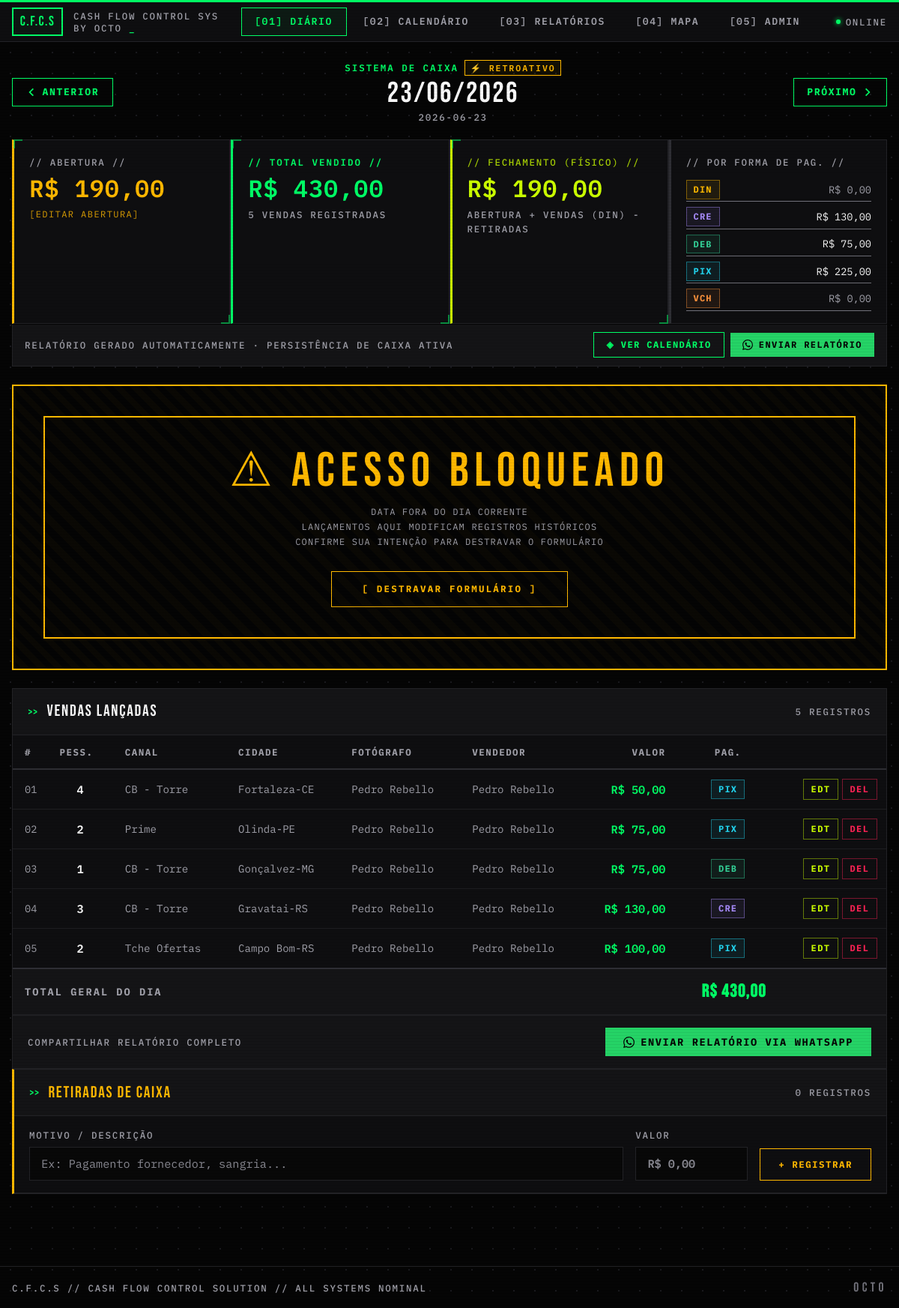
The page /dia/2026-06-23 on the database its author committed.
### tables this page shows
CREATE TABLE caixa_diario (
                data            DATE    PRIMARY KEY,
                abertura_caixa  REAL    NOT NULL DEFAULT 0.0,
                fechamento_caixa REAL   NOT NULL DEFAULT 0.0
            );

CREATE TABLE vendas (
                id              INTEGER PRIMARY KEY AUTOINCREMENT,
                data_venda      DATE    NOT NULL,
                num_pessoas     INTEGER NOT NULL DEFAULT 1,
                canal_venda     TEXT    NOT NULL DEFAULT '',
                cidade_origem   TEXT    NOT NULL DEFAULT '',
                fotografo       TEXT    NOT NULL DEFAULT '',
                vendedor        TEXT    NOT NULL DEFAULT '',
                valor_venda     REAL    NOT NULL DEFAULT 0.0,
                forma_pagamento TEXT    NOT NULL DEFAULT 'DIN'
            , hora_venda TEXT NOT NULL DEFAULT '');

### rotas/diario.py (the view)
@bp.route("/dia/<data>", methods=["GET"])
def pagina_diario(data):
    if not validar_data(data):
        return redirect(url_for("diario.index"))
    caixa = get_or_create_caixa(data)
    vendas = get_vendas_do_dia(data)
    retiradas = get_retiradas_do_dia(data)
    subtotais = get_subtotais(data)
    total_dia = sum(v["valor_venda"] for v in vendas)
    recalc_fechamento(data)
    caixa = get_or_create_caixa(data)  # Recarregar após recálculo
    canais = get_config("canal")
    cidades = get_config("cidade")
    equipe = get_config("equipe")
    whatsapp_numero = get_whatsapp_numero()
    d = datetime.strptime(data, "%Y-%m-%d").date()
    prev_day = (d - timedelta(days=1)).isoformat()
    next_day = (d + timedelta(days=1)).isoformat()
    today = date.today().isoformat()
    return render_template(
        "diario.html",
        data=data,
        data_fmt=d.strftime("%d/%m/%Y"),
        caixa=caixa,
        vendas=vendas,
        retiradas=retiradas,
        subtotais=subtotais,
        total_dia=total_dia,
        canais=canais,
        cidades=cidades,
        equipe=equipe,
        prev_day=prev_day,
        next_day=next_day,
        today=today,
        formas=["DIN", "CRE", "DEB", "PIX", "VCH"],
        whatsapp_numero=whatsapp_numero,
    )

### templates/diario.html (shortened to what this page needs)
{% extends "base.html" %}
{% block content %}
<div class="fade-in" style="display: flex; align-items: center; justify-content: space-between; margin-bottom: 1.25rem; gap: 1rem;">
  <a href="/dia/{{ prev_day }}" class="btn btn-ghost" style="padding: 0.5rem 1.1rem;">
    <svg xmlns="http://www.w3.org/2000/svg" style="width:14px;height:14px;" fill="none" viewBox="0 0 24 24" stroke="currentColor" stroke-width="3">
      <path stroke-linecap="square" stroke-linejoin="miter" d="M15 19l-7-7 7-7"/>
    </svg>
    ANTERIOR
  </a>
  <div style="text-align: center; flex: 1;">
    <div class="sys-label" style="margin-bottom: 0.3rem; justify-content: center; display: flex; align-items: center; gap: 0.5rem;">
      SISTEMA DE CAIXA
      {% if data == today %}
        <span style="border: 1px solid var(--neon); padding: 0.05rem 0.4rem; font-size: 0.72rem; background: rgba(0,255,102,0.08);">● HOJE</span>
      {% else %}
        <span style="border: 1px solid var(--warn); color: var(--warn); padding: 0.05rem 0.4rem; font-size: 0.72rem; background: rgba(255,184,0,0.06);">⚡ RETROATIVO</span>
      {% endif %}
    </div>
    <div class="display" style="font-size: 2.4rem; letter-spacing: 0.06em; color: var(--txt); line-height: 1;">{{ data_fmt }}</div>
    <div class="sys-label-dim" style="margin-top: 0.2rem;">{{ data }}</div>
  </div>
  <a href="/dia/{{ next_day }}" class="btn btn-ghost" style="padding: 0.5rem 1.1rem;">
    PRÓXIMO
    <svg xmlns="http://www.w3.org/2000/svg" style="width:14px;height:14px;" fill="none" viewBox="0 0 24 24" stroke="currentColor" stroke-width="3">
      <path stroke-linecap="square" stroke-linejoin="miter" d="M9 5l7 7-7 7"/>
    </svg>
  </a>
</div>
<div style="display: grid; grid-template-columns: repeat(4, 1fr); gap: 1px; margin-bottom: 1px; background: var(--bd);" class="fade-in">
  <div class="card bracketed" style="padding: 1.25rem 1.25rem 1rem; border-left: 3px solid var(--warn); background: var(--s1);">
    <div class="sys-label-dim" style="margin-bottom: 0.6rem;">// ABERTURA //</div>
    <div class="metric-value money-warn" style="font-size: 2rem;">
      R$ {{ "%.2f"|format(caixa.abertura_caixa) | replace('.', ',') }}
    </div>
    <button onclick="toggleAberturaForm()" style="margin-top: 0.6rem; background: transparent; border: none; color: var(--warn); font-family: 'IBM Plex Mono'; font-size: 0.75rem; letter-spacing: 0.12em; text-transform: uppercase; cursor: pointer; padding: 0; opacity: 0.85;">
      [EDITAR ABERTURA]
    </button>
  </div>
  <div class="card bracketed" style="padding: 1.25rem 1.25rem 1rem; border-left: 3px solid var(--neon); background: var(--s1);">
    <div class="sys-label" style="margin-bottom: 0.6rem;">// TOTAL VENDIDO //</div>
    <div class="metric-value money" style="font-size: 2rem;">
      R$ {{ "%.2f"|format(total_dia) | replace('.', ',') }}
    </div>
    <div class="sys-label-dim" style="margin-top: 0.6rem;">
      {{ vendas|length }} VENDA{% if vendas|length != 1 %}S{% endif %} REGISTRADA{% if vendas|length != 1 %}S{% endif %}
    </div>
  </div>
  <div class="card bracketed" style="padding: 1.25rem 1.25rem 1rem; border-left: 3px solid var(--acid); background: var(--s1);">
    <div class="sys-label-dim" style="margin-bottom: 0.6rem; color: var(--acid); opacity: 0.8;">// FECHAMENTO (FÍSICO) //</div>
    <div class="metric-value money-acid" style="font-size: 2rem;">
      R$ {{ "%.2f"|format(caixa.fechamento_caixa) | replace('.', ',') }}
    </div>
    <div class="sys-label-dim" style="margin-top: 0.6rem;">ABERTURA + VENDAS (DIN) - RETIRADAS</div>
  </div>
  <div class="card" style="padding: 1.25rem 1.25rem 1rem; border-left: 3px solid var(--bd2); background: var(--s1);">
    <div class="sys-label-dim" style="margin-bottom: 0.75rem;">// POR FORMA DE PAG. //</div>
    <div style="display: flex; flex-direction: column; gap: 0.3rem;">
      {% for forma in formas %}
        {% set val = subtotais[forma] %}
        <div style="display: flex; align-items: center; justify-content: space-between; padding: 0.15rem 0; border-bottom: 1px solid var(--muted);">
          <span class="badge badge-{{ forma|lower }}">{{ forma }}</span>
          <span class="money-dim" style="font-size: 0.85rem; {% if val > 0 %}color: var(--txt);{% endif %}">
            R$ {{ "%.2f"|format(val) | replace('.', ',') }}
          </span>
        </div>
      {% endfor %}
    </div>
  </div>
</div>
<div style="display: flex; align-items: center; justify-content: space-between; gap: 1rem; padding: 0.65rem 1rem; background: var(--s2); border: 1px solid var(--bd); border-top: none; margin-bottom: 1.5rem;">
  <div class="sys-label-dim">
    RELATÓRIO GERADO AUTOMATICAMENTE · PERSISTÊNCIA DE CAIXA ATIVA
  </div>
  <div style="display: flex; gap: 0.5rem; align-items: center; flex-shrink: 0;">
    <a href="/mes" class="btn btn-ghost" style="padding: 0.45rem 1rem; font-size: 0.75rem;">◈ VER CALENDÁRIO</a>
    {% if whatsapp_numero %}
      <button type="button" onclick="abrirWhatsApp('{{ data }}')" class="btn btn-wa" style="padding: 0.45rem 1rem; font-size: 0.75rem;">
        ENVIAR RELATÓRIO
      </button>
    {% else %}
      <a href="/admin" class="btn btn-ghost" style="padding: 0.45rem 1rem; font-size: 0.75rem; border-color: var(--muted); color: var(--dim);">
        ⚠ CONF. WHATSAPP
      </a>
    {% endif %}
  </div>
</div>
<div id="lock-overlay" style="display: none; margin-bottom: 1.5rem;">
  <div style="background: rgba(5,5,5,0.97); border: 2px solid var(--warn); padding: 2.5rem; text-align: center; position: relative; overflow: hidden;">
    <div style="position: absolute; inset: 0; background: repeating-linear-gradient(45deg, transparent, transparent 10px, rgba(255,184,0,0.025) 10px, rgba(255,184,0,0.025) 20px); pointer-events: none;"></div>
    <div class="display" style="font-size: 4rem; letter-spacing: 0.12em; color: var(--warn); line-height: 1; position: relative;">
      ⚠ ACESSO BLOQUEADO
    </div>
    <div style="font-family: 'IBM Plex Mono'; font-size: 0.75rem; letter-spacing: 0.1em; text-transform: uppercase; color: var(--dim); margin: 0.75rem auto 1.75rem; max-width: 480px; line-height: 1.7; position: relative;">
      DATA FORA DO DIA CORRENTE<br/>
      LANÇAMENTOS AQUI MODIFICAM REGISTROS HISTÓRICOS<br/>
      CONFIRME SUA INTENÇÃO PARA DESTRAVAR O FORMULÁRIO
    </div>
    <button onclick="unlockForm()"
            class="btn btn-ghost-warn"
            style="font-size: 0.78rem; padding: 0.85rem 2.5rem; position: relative; letter-spacing: 0.18em;">
      [ DESTRAVAR FORMULÁRIO ]
    </button>
  </div>
</div>
<div class="card fade-in" style="animation-delay: 0.08s;">
  <div class="section-header">
    <span class="display" style="font-size: 1.35rem; letter-spacing: 0.08em; color: var(--txt);">VENDAS LANÇADAS</span>
    <span class="sys-label-dim" style="margin-left: auto;">{{ vendas|length }} REGISTRO{% if vendas|length != 1 %}S{% endif %}</span>
  </div>
  {% if vendas %}
  <div style="overflow-x: auto;">
    <table>
      <thead>
        <tr>
          <th>#</th>
          <th>PESS.</th>
          <th>CANAL</th>
          <th>CIDADE</th>
          <th>FOTÓGRAFO</th>
          <th>VENDEDOR</th>
          <th style="text-align: right;">VALOR</th>
          <th style="text-align: center;">PAG.</th>
          <th></th>
        </tr>
      </thead>
      <tbody>
        {% for v in vendas %}
        <tr>
          <td class="money-dim" style="font-size: 0.85rem; padding-right: 0.5rem;">{{ "%02d"|format(loop.index) }}</td>
          <td style="font-weight: 600; color: var(--txt); font-size: 0.95rem; text-align: center;">{{ v.num_pessoas }}</td>
          <td style="color: var(--dim); font-size: 0.88rem;">{{ v.canal_venda or '—' }}</td>
          <td style="color: var(--dim); font-size: 0.88rem;">{{ v.cidade_origem or '—' }}</td>
          <td style="color: var(--dim); font-size: 0.88rem;">{{ v.fotografo or '—' }}</td>
          <td style="color: var(--dim); font-size: 0.88rem;">{{ v.vendedor or '—' }}</td>
          <td style="text-align: right;">
            <span class="money" style="font-size: 0.95rem;">R$ {{ "%.2f"|format(v.valor_venda) | replace('.', ',') }}</span>
          </td>
          <td style="text-align: center;">
            {% if v.forma_pagamento == 'MIX' and v.pagamentos %}
              <div style="display:flex; flex-wrap:wrap; gap:0.2rem; justify-content:center;">
                {% for p in v.pagamentos %}
                  <span class="badge badge-{{ p.forma_pagamento|lower }}" style="font-size:0.75rem; padding:0.1rem 0.35rem;">{{ p.forma_pagamento }}</span>
                {% endfor %}
              </div>
            {% else %}
              <span class="badge badge-{{ v.forma_pagamento|lower }}">{{ v.forma_pagamento }}</span>
            {% endif %}
          </td>
          <td style="text-align: right; padding-right: 0.75rem;">
            <div style="display:flex; gap:0.3rem; justify-content:flex-end; align-items:center;">
              <button type="button" class="btn"
                      onclick="openEditModal({{ v.id }}, '{{ data }}')"
                      style="font-size:0.75rem; padding:0.25rem 0.6rem; background:transparent; border:1px solid rgba(204,255,0,0.45); color:var(--acid); transition:all 0.12s;"
                      onmouseover="this.style.background='rgba(204,255,0,0.08)'"
                      onmouseout="this.style.background='transparent'">
                EDT
              </button>
              <form action="/dia/{{ data }}/venda/{{ v.id }}/excluir" method="POST"
                    onsubmit="return confirm('CONFIRMAR EXCLUSÃO DA VENDA #{{ loop.index }}?');">
                <button type="submit" class="btn btn-danger" style="font-size: 0.75rem; padding: 0.25rem 0.6rem;">
                  DEL
                </button>
              </form>
            </div>
          </td>
        </tr>
        {% endfor %}
      </tbody>
      <tfoot>
        <tr style="background: var(--s2);">
          <td colspan="7" style="font-size: 0.85rem; letter-spacing: 0.15em; text-transform: uppercase; color: var(--dim);">TOTAL GERAL DO DIA</td>
          <td style="text-align: right;">
            <span class="money" style="font-size: 1.5rem; font-family: 'Bebas Neue'; letter-spacing: 0.05em;">R$ {{ "%.2f"|format(total_dia) | replace('.', ',') }}</span>
          </td>
          <td colspan="2"></td>
        </tr>
      </tfoot>
    </table>
  </div>
  <div style="padding: 1rem 1.25rem; background: var(--s2); border-top: 1px solid var(--bd); display: flex; align-items: center; justify-content: space-between;">
    <div class="sys-label-dim">COMPARTILHAR RELATÓRIO COMPLETO</div>
    {% if whatsapp_numero %}
      <button type="button" onclick="abrirWhatsApp('{{ data }}')" class="btn btn-wa" style="font-size: 0.85rem; padding: 0.55rem 1.5rem;">
        ENVIAR RELATÓRIO VIA WHATSAPP
      </button>
    {% else %}
      <a href="/admin" class="btn btn-ghost" style="font-size: 0.8rem; border-color: var(--muted); color: var(--dim);">
        ⚠ CONFIGURAR NÚMERO WHATSAPP NO ADMIN
      </a>
    {% endif %}
  </div>
  {% endif %}
</div>
<div class="card fade-in" style="animation-delay: 0.12s; margin-bottom: 1.5rem; border-left: 3px solid var(--warn);">
  <div class="section-header">
    <span class="display" style="font-size: 1.35rem; letter-spacing: 0.08em; color: var(--warn);">RETIRADAS DE CAIXA</span>
    <span class="sys-label-dim" style="margin-left: auto;">{{ retiradas|length }} REGISTRO{% if retiradas|length != 1 %}S{% endif %}</span>
  </div>
  <form action="/dia/{{ data }}/retirada/nova" method="POST" style="padding: 1rem 1.25rem; display: flex; gap: 1rem; align-items: flex-end; background: var(--s1); border-bottom: 1px solid var(--bd);">
    <div style="flex: 1;">
      <label for="motivo" class="sys-label-dim" style="display: block; margin-bottom: 0.35rem;">MOTIVO / DESCRIÇÃO</label>
      <input type="text" id="motivo" name="motivo" required class="input-field" placeholder="Ex: Pagamento fornecedor, sangria..." autocomplete="off" />
    </div>
    <div style="width: 150px;">
      <label for="valor_retirada" class="sys-label-dim" style="display: block; margin-bottom: 0.35rem;">VALOR</label>
      <input type="text" id="valor_retirada" name="valor" required class="input-field money-warn" placeholder="R$ 0,00" oninput="maskMoney(this)" />
    </div>
    <button type="submit" class="btn btn-ghost-warn" style="font-size: 0.78rem; padding: 0.7rem 1.5rem;">
      + REGISTRAR
    </button>
  </form>
</div>
{% endblock %}

### rows shown on the page
caixa_diario: abertura_caixa "190,00", fechamento_caixa "190,00"
vendas: index "01", num_pessoas "4", canal_venda "CB - Torre", cidade_origem "Fortaleza-CE", fotografo "Pedro Rebello", vendedor "Pedro Rebello", valor_venda "50,00", forma_pagamento "PIX"
vendas: index "02", num_pessoas "2", canal_venda "Prime", cidade_origem "Olinda-PE", fotografo "Pedro Rebello", vendedor "Pedro Rebello", valor_venda "75,00", forma_pagamento "PIX"
vendas: index "03", num_pessoas "1", canal_venda "CB - Torre", cidade_origem "Gonçalvez-MG", fotografo "Pedro Rebello", vendedor "Pedro Rebello", valor_venda "75,00", forma_pagamento "DEB"
vendas: index "04", num_pessoas "3", canal_venda "CB - Torre", cidade_origem "Gravatai-RS", fotografo "Pedro Rebello", vendedor "Pedro Rebello", valor_venda "130,00", forma_pagamento "CRE"
vendas: index "05", num_pessoas "2", canal_venda "Tche Ofertas", cidade_origem "Campo Bom-RS", fotografo "Pedro Rebello", vendedor "Pedro Rebello", valor_venda "100,00", forma_pagamento "PIX"

### other values the page prints
{{ data_fmt }} "23/06/2026"
{{ data }} "2026-06-23"
{{ "%.2f"|format(total_dia) | replace('.', ',') }} "430,00"
{{ vendas|length }} "5"
{{ "%.2f"|format(val) | replace('.', ',') }} "0,00" "130,00" "75,00" "225,00" "0,00"
{{ retiradas|length }} "0"
